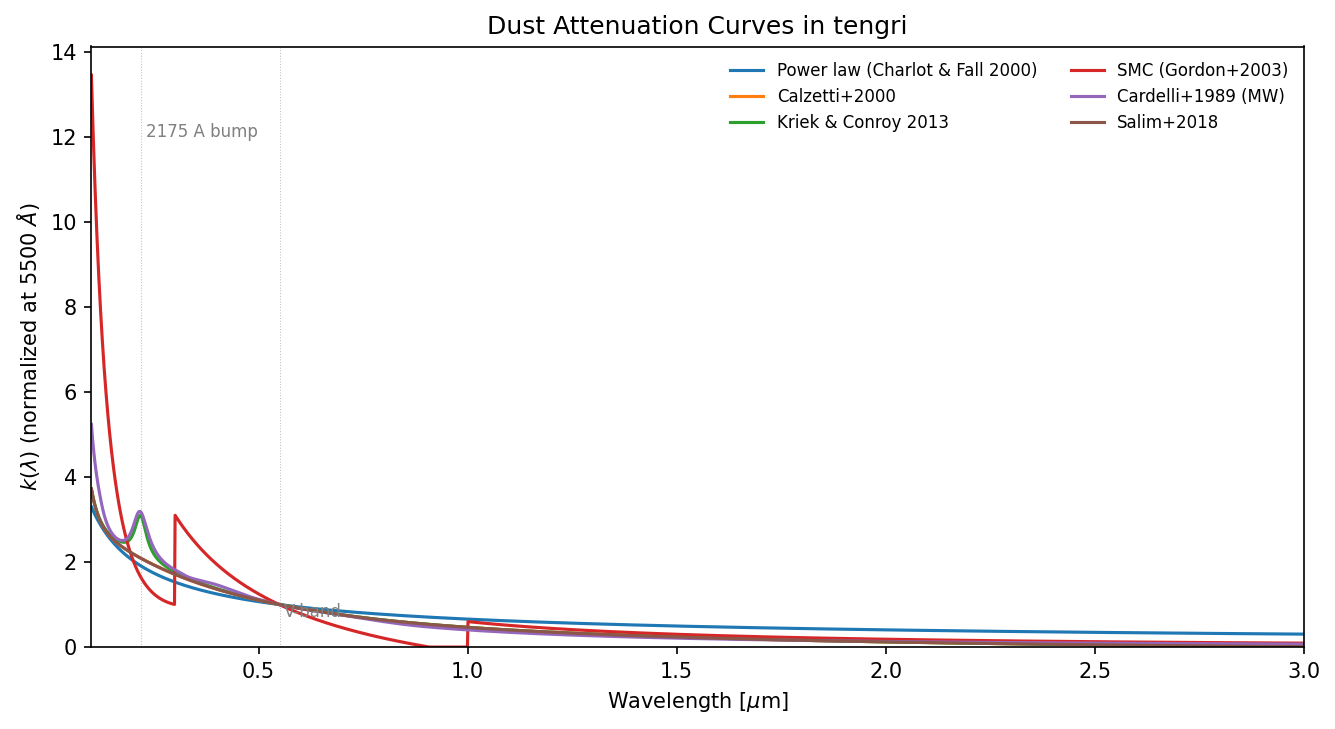

Python code for this plot:
"""
Dust Attenuation Curves
=======================

Plot all available attenuation laws in tengri. Each curve k(lambda)
describes the wavelength dependence of dust attenuation, normalized
at 5500 A. No SSP data required.
"""

import jax.numpy as jnp
import matplotlib.pyplot as plt
import numpy as np

from tengri.models.dust.attenuation import get_dust_law

wavelength = jnp.linspace(1000.0, 30000.0, 2000)
wave_um = np.array(wavelength) / 1e4

# --- All available attenuation curves ---
curves = [
    ("power_law", {}, "Power law (Charlot & Fall 2000)"),
    ("calzetti", {}, "Calzetti+2000"),
    ("kriek_conroy", {"dust_bump_strength": 1.0, "dust_delta": 0.0},
     "Kriek & Conroy 2013"),
    ("smc", {}, "SMC (Gordon+2003)"),
    ("cardelli", {"dust_Rv": 3.1}, "Cardelli+1989 (MW)"),
    ("salim", {}, "Salim+2018"),
]

colors = ["#1f77b4", "#ff7f0e", "#2ca02c", "#d62728", "#9467bd", "#8c564b"]

# --- Plot ---
fig, ax = plt.subplots(figsize=(9, 5))
for (name, kwargs, label), color in zip(curves, colors):
    dust_fn = get_dust_law(name)
    k = dust_fn(wavelength, **kwargs)
    ax.plot(wave_um, np.array(k), label=label, color=color, lw=1.5)

ax.axvline(0.55, ls=":", color="grey", lw=0.5, alpha=0.5)
ax.annotate("V-band", xy=(0.56, 0.05), xycoords=("data", "axes fraction"),
            fontsize=8, color="grey")
ax.axvline(0.2175, ls=":", color="grey", lw=0.5, alpha=0.5)
ax.annotate("2175 A bump", xy=(0.23, 0.85), xycoords=("data", "axes fraction"),
            fontsize=8, color="grey")

ax.set_xlabel(r"Wavelength [$\mu$m]")
ax.set_ylabel(r"$k(\lambda)$ (normalized at 5500 $\AA$)")
ax.set_title("Dust Attenuation Curves in tengri")
ax.set_xlim(0.1, 3.0)
ax.set_ylim(0, None)
ax.legend(fontsize=8, frameon=False, ncol=2)
fig.tight_layout()
plt.savefig("plot_dust_curves.png", dpi=150, bbox_inches="tight")
plt.show()
